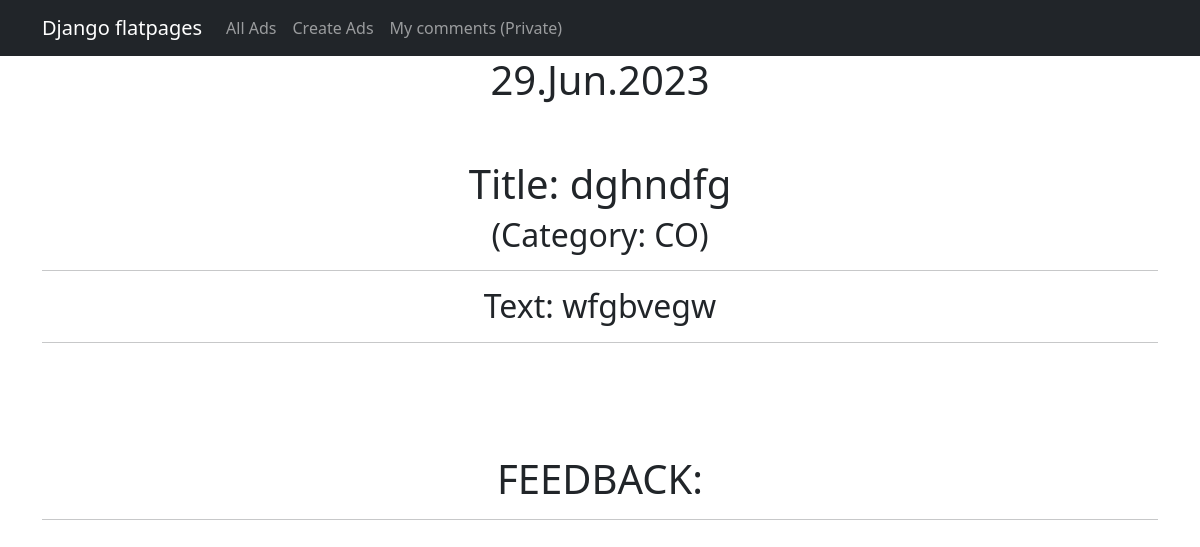
Page /board/9/ on the earlier database version.
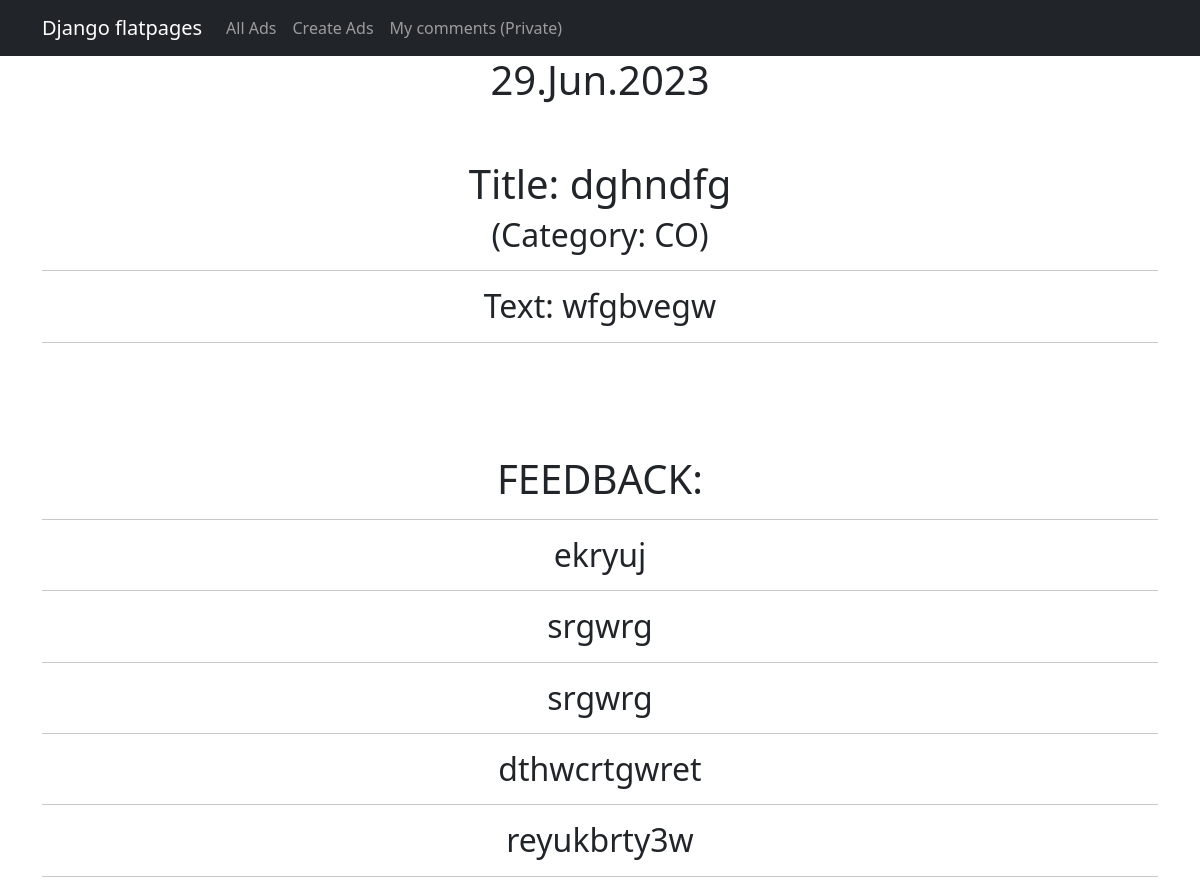
Same page on the later database version.
### board/models.py (models this page shows)
class Category(models.Model):
    tanks = 'TA'
    hills = 'HI'
    dds = 'DD'
    traders = 'TR'
    gildmasters = 'GD'
    qwestgivers = 'QG'
    blacksmiths = 'BS'
    tanners = 'TN'
    cookers = 'CO'
    masters = 'MA'
    POSITIONS = [
        (tanks, 'Танки'),
        (hills, 'Хилы'),
        (dds, 'ДД'),
        (traders, 'Торговцы'),
        (gildmasters, 'Гилдмастеры'),
        (gildmasters, 'Квестгиверы'),
        (qwestgivers, 'Уборщик'),
        (blacksmiths, 'Кузнецы'),
        (tanners, 'Кожевники'),
        (cookers, 'Зельевары'),
        (masters, 'Мастера заклинаний')
    ]
    name = models.CharField(max_length=2, unique=True, choices=POSITIONS, default=masters)
    subscribers = models.ManyToManyField(User, blank=True, null=True, related_name='categories')
    def __str__(self):
        return f"{self.name}"

class Feedback(models.Model):
    advertisement = models.ForeignKey(Advertisement, on_delete=models.CASCADE)
    user = models.ForeignKey(User, on_delete=models.CASCADE)
    text = models.TextField()
    date_time = models.DateTimeField(auto_now_add=True)
    accepted = models.BooleanField(default=False)

### board/views.py (the view, shortened to what this page needs)
# urls.py: path('<int:pk>/', AdDetail.as_view(), name='ad_detail'),
class AdDetail(DetailView):
    model = Advertisement
    template_name = 'ads_by_id.html'
    context_object_name = 'ads'
    def get_context_data(self, **kwargs):
        context = super().get_context_data(**kwargs)
        comments_ordered_by_date = Feedback.objects.filter(advertisement=self.kwargs['pk']).order_by('-date_time')
        context['comments'] = comments_ordered_by_date
        context['form'] = FeedbackForm
        context['user_is_author'] = False
        context['user'] = self.request.user
        if self.request.user == self.model.objects.get(id=self.kwargs['pk']).author.user:
            context['user_is_author'] = True
        return context

### templates/ads_by_id.html (shortened to what this page needs)
{% extends 'flatpages/default.html' %}
{% block content %}
<h1>{{ ads.date_time|date:'d.M.Y' }}</h1>
<br>
<br>
<h1>Title: {{ ads.title }}</h1>
{% for category in ads.category.all %}
<h2>(Category: {{ category }})</h2>
{% endfor %}</h1>
<hr>
<h2>Text: {{ ads.text }}</h2>
<hr>
<br>
<br>
<br>
<br>
<h1>FEEDBACK:</h1>
{% for comment in comments %}
<hr>
<h2>{{ comment.text }}</h2>
{% endfor %}
<hr>
{% endblock content %}

Differences in the rows shown:
added Feedback: text "ekryuj"
added Feedback: text "srgwrg"
added Feedback: text "srgwrg"
added Feedback: text "dthwcrtgwret"
added Feedback: text "reyukbrty3w"
